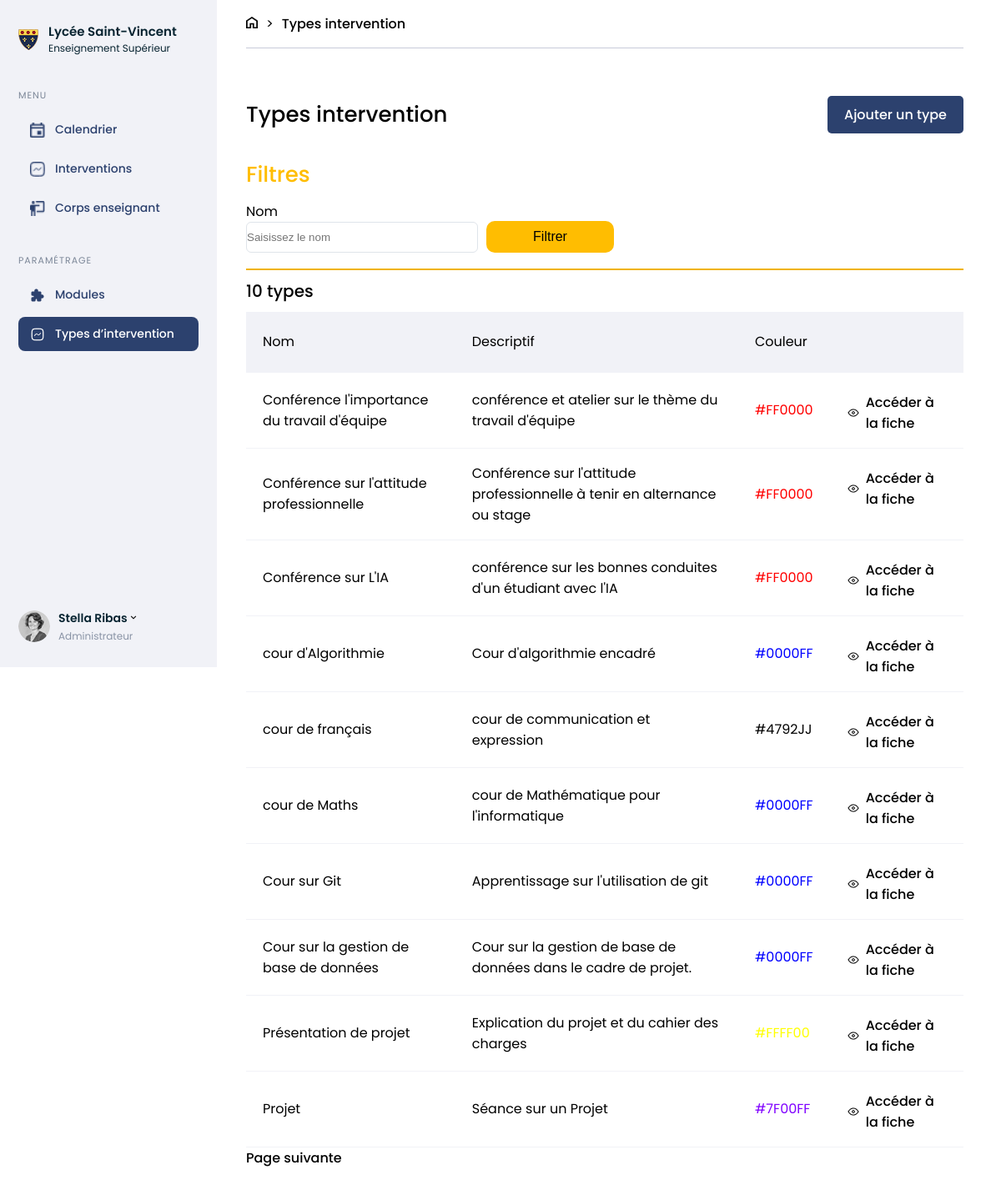
The page /type_intervention.php (signed in) on the database as committed earlier.
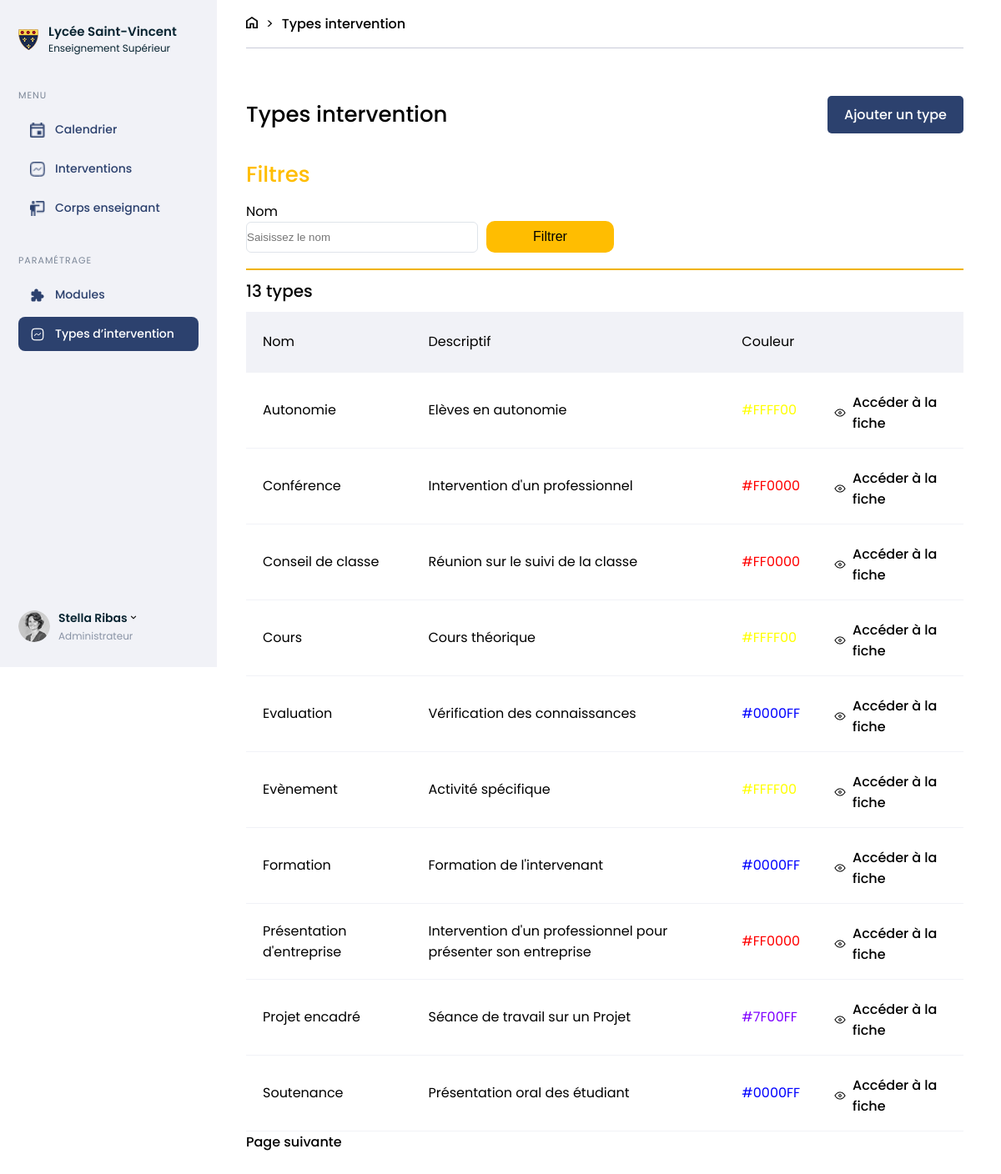
The same page on the database as committed later.
### tables this page shows
CREATE TABLE IF NOT EXISTS `intervention_type` (
  `id` int NOT NULL AUTO_INCREMENT,
  `name` varchar(255) NOT NULL,
  `description` text NOT NULL,
  `color` varchar(20) NOT NULL,
  PRIMARY KEY (`id`)
);

### database/User_database.php (called while the page is built, shortened)
<?php
function infos_intervention_type_all($con, $offset){
    $offend = $offset + 10;
    $requete = $con->prepare("SELECT id, name, description, color FROM intervention_type ORDER BY name ASC LIMIT :offsetend OFFSET :offset");
    $requete->bindValue(':offsetend', (int) $offend, PDO::PARAM_INT);
    $requete->bindValue(':offset', (int) $offset, PDO::PARAM_INT);
    $requete->execute();
    $contenu = $requete->fetchAll(\PDO::FETCH_ASSOC);
    return $contenu;
}

### public/type_intervention.php (the view, shortened to what the changed rows need)
<?php
require_once 'inclus/Header.php';
require_once '../database/User_database.php';
require_once 'inclus/connexion.php';
if (empty($_GET["page"])){
    $page = 1;
}
else {
    $page = $_GET['page'];
}
?>
<body>
    <section class="intervention-type page">
        <section class="titles-page">
            <table class="table">
                <thead>
                    <tr class="columns">
                        <td>Nom</td>
                        <td>Descriptif</td>
                        <td>Couleur</td>
                        <td></td>
                    </tr>
                </thead>
                <?php
                    if (!empty($_GET["name-filter"])){
                        $filtre = '%'.$_GET["name-filter"].'%';
                        $requete = $con->prepare("SELECT count(id) FROM intervention_type WHERE name LIKE :filtre");
                        $requete->bindParam(':filtre', $filtre);
                        $requete -> execute();
                        $contenu = $requete->fetchAll(\PDO::FETCH_ASSOC);
                        $contenu=(int)$contenu[0]["count(id)"];
                        echo "<h4>".$contenu." types</h4>";
                        $limit = 10;
                        $offset = $page * $limit - $limit;
                        $contenu = select_id_intervention_type_where($con, $filtre, $offset);
                        ?>
                        <tbody>
                            <?php
                            foreach ($contenu as $colonne => $element) {
                            echo "<tr>";
                            echo "<td>". $element["name"]. "</td>";
                            echo "<td>". $element["description"]. "</td>"; ?>
                            <td style="color:<?php echo $element["color"]?>"><?php echo $element["color"] ?></td>
                            <td class="table_align"><img src="assets/Oeil.png" alt="">
                            <a href="fiche_intervention.php?id=<?php echo $element['id']; ?>">Accéder à la fiche</a></td>
                            </tr><?php
                            }
                            ?>
                        </tbody>
                        <?php
                        $nb_pages = select_nb_pages_filtre_intervention($con, $filtre);
                        $nb_pages = $nb_pages[0]["nblignes"];
                        $nb_pages = $nb_pages = (int)($nb_pages / 10) + 1;
                    }
                    else {
                        $requete = $con->prepare("SELECT count(id) FROM intervention_type");
                        $requete -> execute();
                        $contenu = $requete->fetchAll(\PDO::FETCH_ASSOC);
                        $contenu=(int)$contenu[0]["count(id)"];
                        echo "<h4>".$contenu." types</h4>";
                        $limit = 10;
                        $offset = $page * $limit - $limit;
                        $contenu = infos_intervention_type_all($con, $offset);
                        ?>
                        <tbody>
                            <?php
                            foreach ($contenu as $colonne => $element) {
                                echo "<tr>";
                                echo "<td>". $element["name"]. "</td>";
                                echo "<td>". $element["description"]. "</td>"; ?>
                                <td style="color:<?php echo $element["color"]?>"><?php echo $element["color"] ?></td>
                                <td class="table_align"><img src="assets/Oeil.png" alt="">
                                <a href="fiche_intervention.php?id=<?php echo $element['id']; ?>">Accéder à la fiche</a></td>
                                <?php
                                echo "</tr>";
                            }
                        ?>
                        </tbody>
                        <?php
                    }
                    ?>
                </table>
        </section>
    </section>
</body>
</html>

Rows that differ between the two databases and show on the page:
no longer on this page (row edited): intervention_type: name "Conférence l'importance du travail d'équipe", description "conférence et atelier sur le thème du travail d'équipe", color "#FF0000"
no longer on this page (row edited): intervention_type: name "cour de Maths", description "cour de Mathématique pour l'informatique", color "#0000FF"
no longer on this page (row edited): intervention_type: name "Cour sur la gestion de base de données", description "Cour sur la gestion de base de données dans le cadre de projet.", color "#0000FF"
changed intervention_type: name "Conférence sur L'IA" → "Autonomie"; description "conférence sur les bonnes conduites d'un étudiant avec l'IA" → "Elèves en autonomie"; color "#FF0000" → "#FFFF00"
added intervention_type: name "Conférence", description "Intervention d'un professionnel", color "#FF0000"
changed intervention_type: name "cour de français" → "Conseil de classe"; description "cour de communication et expression" → "Réunion sur le suivi de la classe"; color "#4792JJ" → "#FF0000"
added intervention_type: name "Cours", description "Cours théorique", color "#FFFF00"
changed intervention_type: name "Cour sur Git" → "Evaluation"; description "Apprentissage sur l'utilisation de git" → "Vérification des connaissances"
changed intervention_type: name "Présentation de projet" → "Evènement"; description "Explication du projet et du cahier des charges" → "Activité spécifique"
added intervention_type: name "Formation", description "Formation de l'intervenant", color "#0000FF"
changed intervention_type: name "Conférence sur l'attitude professionnelle" → "Présentation d'entreprise"; description "Conférence sur l'attitude professionnelle à tenir en alternance ou stage" → "Intervention d'un professionnel pour présenter son entreprise"; moves down the list
changed intervention_type "#7F00FF": name "Projet" → "Projet encadré"; description "Séance sur un Projet" → "Séance de travail sur un Projet"
changed intervention_type: name "cour d'Algorithmie" → "Soutenance"; description "Cour d'algorithmie encadré" → "Présentation oral des étudiant"; moves down the list
Other text that changed with them:
$contenu: "10" → "13"
